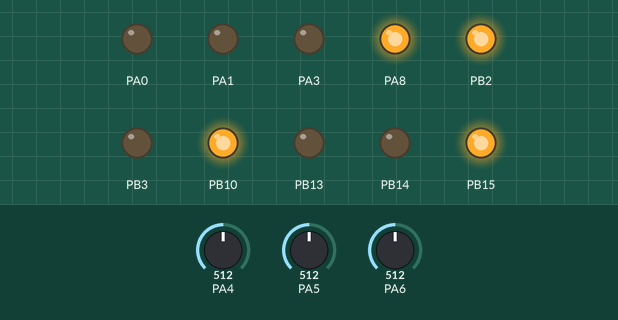
A sketch run on a simulated STM32 Blue Pill. On the bench: output pins drawn as LEDs (lit = HIGH). Inputs (shaded band) come from the test bench; at power-on: PA4 = 512, PA5 = 512, PA6 = 512.

Above: at 1.2 s.
1.3 s: PA4 set to 0
At 2.1 s:
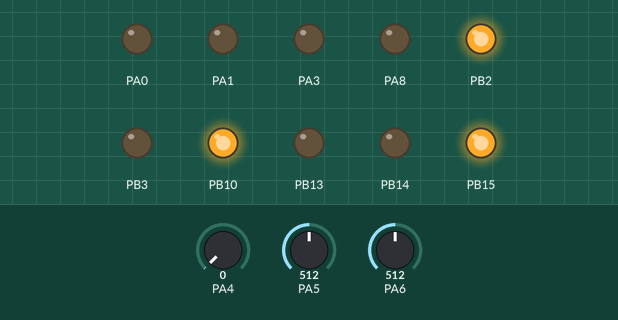
2.8 s: PA5 set to 0
At 3.3 s:
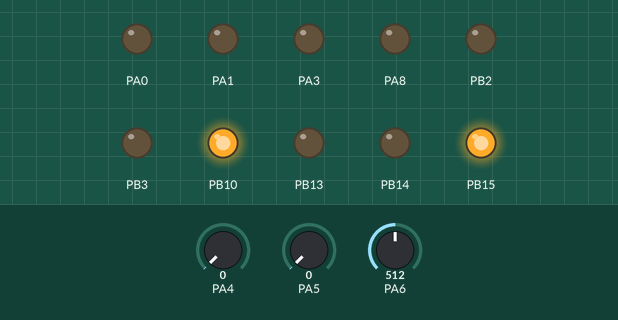
4.3 s: PA6 set to 0
At 5.5 s:
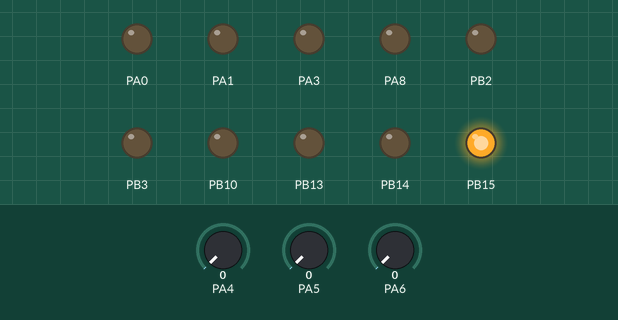
5.8 s: PA4 set to 60
At 6.8 s:
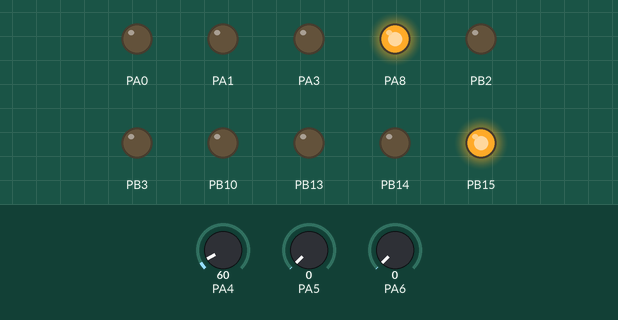
7.3 s: PA5 set to 60
At 7.9 s:
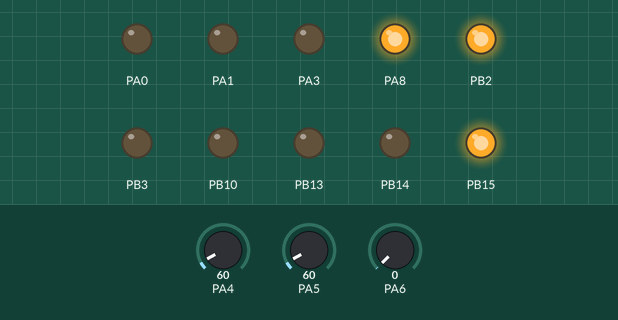
8.8 s: PA4 set to 0
At 9.1 s:
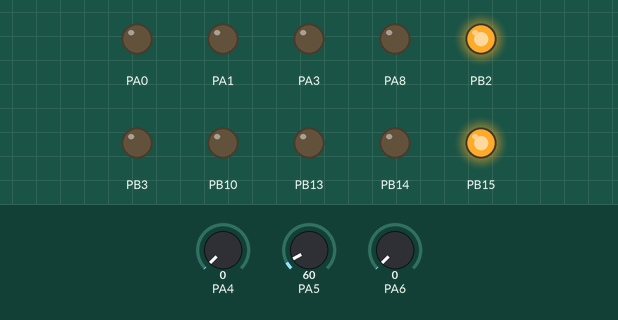
Timing chart, 0 to 11.3 s (numbered marks = the images above; inputs shaded):
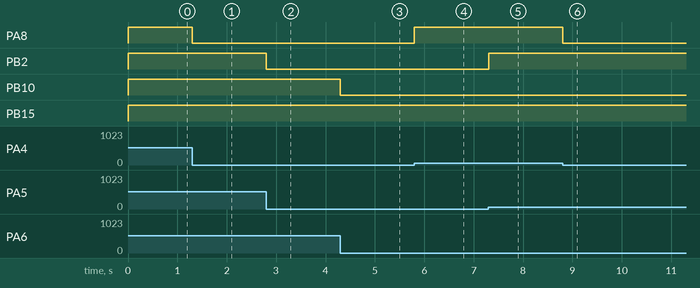

The sketch:

demo.ino
```cpp
#define INTIAL_SPEED 30

typedef enum MODES{
  STOP = 0,
  LEARN_WHITE,
  LEARN_BLACK,
  AUTO_CALIB,
  RUN
} MODES;

typedef struct Robot
{
  uint8_t PWM1_Pin;
  uint8_t PWM2_Pin;
  uint8_t PWM3_Pin;
  uint8_t PWM4_Pin;

  uint8_t BT1_Pin;
  uint8_t BT2_Pin;
  uint8_t BT3_Pin;

  uint8_t sensor[3];

  uint8_t R_LED_Pin;
  uint8_t G_LED_Pin;
  uint8_t B_LED_Pin;

  uint8_t BUZZER_Pin;
  uint8_t ADC_LED[3];

  uint8_t sensor_mask;
  uint16_t sensor_value[3];
  uint16_t white_buffer[3];
  uint16_t black_buffer[3];
  uint16_t v_compare[3];
  uint16_t calib_weight[3];

  uint8_t run_case;

  int16_t left_speed;
  int16_t right_speed;

  float kP;
  float kI;
  float kD;
  float error;
  float pre_error;
  float uP;
  float uI;
  float pre_uI;
  float uD;
  float u;
} Robot;
Robot SBLC;


void robot_setPin(Robot *robot,
            uint8_t PWM1_Pin,
            uint8_t PWM2_Pin,
            uint8_t PWM3_Pin,
            uint8_t PWM4_Pin,
            uint8_t BT1_Pin,
            uint8_t BT2_Pin,
            uint8_t BT3_Pin,
            uint8_t ADC1_Pin,
            uint8_t ADC2_Pin,
            uint8_t ADC3_Pin,
            uint8_t LED1_Pin,
            uint8_t LED2_Pin,
            uint8_t LED3_Pin,
            uint8_t R_LED_Pin,
            uint8_t G_LED_Pin,
            uint8_t B_LED_Pin,
            uint8_t BUZZER_Pin
            )
{
  robot -> PWM1_Pin = PWM1_Pin;
  robot -> PWM2_Pin = PWM2_Pin;
  robot -> PWM3_Pin = PWM3_Pin;
  robot -> PWM4_Pin = PWM4_Pin;

  robot -> BT1_Pin = BT1_Pin;
  robot -> BT2_Pin = BT2_Pin;
  robot -> BT3_Pin = BT3_Pin;

  robot -> sensor[0] = ADC1_Pin;
  robot -> sensor[1] = ADC2_Pin;
  robot -> sensor[2] = ADC3_Pin;

  robot -> ADC_LED[0] = LED1_Pin;
  robot -> ADC_LED[1] = LED2_Pin;
  robot -> ADC_LED[2] = LED3_Pin;

  robot -> R_LED_Pin = R_LED_Pin;
  robot -> G_LED_Pin = G_LED_Pin;
  robot -> B_LED_Pin = B_LED_Pin;

  robot -> BUZZER_Pin = BUZZER_Pin;

}

void robot_configPin(Robot *robot)
{
  // PWR->CSR &= ~PWR_CSR_EWUP;
  pinMode(robot -> PWM1_Pin, OUTPUT);
  pinMode(robot -> PWM2_Pin, OUTPUT);
  pinMode(robot -> PWM3_Pin, OUTPUT);
  pinMode(robot -> PWM4_Pin, OUTPUT);

  pinMode(robot -> BT1_Pin, INPUT);
  pinMode(robot -> BT2_Pin, INPUT);
  pinMode(robot -> BT3_Pin, INPUT);

  pinMode(robot -> sensor[0], INPUT_ANALOG);
  pinMode(robot -> sensor[1], INPUT_ANALOG);
  pinMode(robot -> sensor[2], INPUT_ANALOG);


  pinMode(robot -> ADC_LED[0], OUTPUT);
  pinMode(robot -> ADC_LED[1], OUTPUT);
  pinMode(robot -> ADC_LED[2], OUTPUT);

  pinMode(robot -> R_LED_Pin, OUTPUT);
  pinMode(robot -> G_LED_Pin, OUTPUT);
  pinMode(robot -> B_LED_Pin, OUTPUT);

  pinMode(robot -> BUZZER_Pin, OUTPUT);
}


void robot_init(Robot *robot)
{
  robot_setPin(robot,
               PA1,       // PWM1
               PA0,       // PWM2
               PA3,       // PWM3
               PA4,       // PWM4
               PA13,      // BT1
               PA7,       // BT2
               PB0,       // BT3
               PA6,       // ADC1
               PA5,       // ADC2
               PA4,       // ADC3
               PB10,      // LED1
               PB2,       // LED2
               PA8,       // LED3
               PB15,      // GREEN LED
               PB14,      // BLUE LED
               PB13,      // RED LED
               PB3        // BUZZER
               );
  robot_configPin(robot);
  robot_setPIDParams(robot, 0.01, 0, 0);
  // Serial.begin(9600);
}

void robot_setPIDParams(Robot *robot, float kP, float kI, float kD)
{
  robot -> kP = kP;
  robot -> kI = kI;
  robot -> kD = kD;
}

void robot_beepLong(Robot *robot, uint16_t delay_ms)
{
  digitalWrite(robot -> BUZZER_Pin, 1);
  delay(delay_ms);
  digitalWrite(robot -> BUZZER_Pin, 0);
}

void robot_setRGB(Robot *robot, uint8_t R, uint8_t G, uint8_t B)
{
  digitalWrite(robot -> R_LED_Pin, R);
  digitalWrite(robot -> G_LED_Pin, G);
  digitalWrite(robot -> B_LED_Pin, B);
}

void robot_setSpeed(Robot *robot, int16_t left_speed, int16_t right_speed)
{
  if(left_speed > 0)
  {
    analogWrite(robot -> PWM1_Pin, left_speed);
    analogWrite(robot -> PWM2_Pin, 0);
  }
  else if(left_speed < 0)
  {
    analogWrite(robot -> PWM1_Pin, 0);
    analogWrite(robot -> PWM2_Pin, abs(left_speed));
  }
  else
  {
    analogWrite(robot -> PWM1_Pin, 0);
    analogWrite(robot -> PWM2_Pin, 0);
  }
  if(right_speed > 0)
  {
    analogWrite(robot -> PWM3_Pin, right_speed);
    analogWrite(robot -> PWM4_Pin, 0);
  }
  else if(right_speed < 0)
  {
    analogWrite(robot -> PWM3_Pin, 0);
    analogWrite(robot -> PWM4_Pin, abs(right_speed));
  }
  else
  {
    analogWrite(robot -> PWM3_Pin, 0);
    analogWrite(robot -> PWM4_Pin, 0);
  }
}

void robot_readSensor(Robot *robot)
{
  for(uint8_t i = 0; i < 3; i++)
  {
    robot -> sensor_value[i] = analogRead(robot -> sensor[i]);
  }
  // Serial.print("S1: ");
  // Serial.print(robot -> sensor_value[0]);
  // Serial.print(" - S2: ");
  // Serial.print(robot -> sensor_value[1]);
  // Serial.print(" - S3: ");
  // Serial.println(robot -> sensor_value[2]);
}

void robot_learnWhite(Robot *robot)
{
  for(uint8_t i = 0; i < 3; i++)
  {
    robot -> white_buffer[i] = robot -> sensor_value[i];
  }
  for(uint8_t i = 0; i < 3; i++)
  {
    robot -> v_compare[i] = (robot -> white_buffer[i] + robot -> black_buffer[i]) / 2 + robot -> calib_weight[i];
  }
}

void robot_learnBlack(Robot *robot)
{
  for(uint8_t i = 0; i < 3; i++)
  {
    robot -> black_buffer[i] = robot -> sensor_value[i];
  }
  for(uint8_t i = 0; i < 3; i++)
  {
    robot -> v_compare[i] = (robot -> white_buffer[i] + robot -> black_buffer[i]) / 2 + robot -> calib_weight[i];
  }
}

uint8_t robot_getSensorMask(Robot *robot)
{
  uint8_t temp = 0;
  for(uint8_t i = 0; i < 3; i++)
  {
    temp <<= 1;
    if(robot -> sensor_value[i] > robot -> v_compare[i])
    {
      temp |= 0x01;
    }
    else
    {
      temp &= 0x06;
    }
  }
  return temp;
}

void robot_writeADCLED(Robot *robot, uint8_t sensor_mask)
{
  switch(sensor_mask)
  {
    case 0x01:
      digitalWrite(robot -> ADC_LED[0], 0);
      digitalWrite(robot -> ADC_LED[1], 0);
      digitalWrite(robot -> ADC_LED[2], 1);
      break;
    case 0x02:
      digitalWrite(robot -> ADC_LED[0], 0);
      digitalWrite(robot -> ADC_LED[1], 1);
      digitalWrite(robot -> ADC_LED[2], 0);
      break;
    case 0x03:
      digitalWrite(robot -> ADC_LED[0], 0);
      digitalWrite(robot -> ADC_LED[1], 1);
      digitalWrite(robot -> ADC_LED[2], 1);
      break;
    case 0x04:
      digitalWrite(robot -> ADC_LED[0], 1);
      digitalWrite(robot -> ADC_LED[1], 0);
      digitalWrite(robot -> ADC_LED[2], 0);
      break;
    case 0x05:
      digitalWrite(robot -> ADC_LED[0], 1);
      digitalWrite(robot -> ADC_LED[1], 0);
      digitalWrite(robot -> ADC_LED[2], 1);
      break;
    case 0x06:
      digitalWrite(robot -> ADC_LED[0], 1);
      digitalWrite(robot -> ADC_LED[1], 1);
      digitalWrite(robot -> ADC_LED[2], 0);
      break;
    case 0x07:
      digitalWrite(robot -> ADC_LED[0], 1);
      digitalWrite(robot -> ADC_LED[1], 1);
      digitalWrite(robot -> ADC_LED[2], 1);
      break;
    case 0x00:
      digitalWrite(robot -> ADC_LED[0], 0);
      digitalWrite(robot -> ADC_LED[1], 0);
      digitalWrite(robot -> ADC_LED[2], 0);
      break;
  }
}

void robot_autoCalib(Robot *robot)
{
  for(uint16_t i = 0; i < 30000; i++)
  {
    robot_setSpeed(robot, -30, 30);
    for(uint8_t i = 0; i < 3; i++)
    {
      if(analogRead(robot -> sensor[i]) > 2000)
      {
        robot -> black_buffer[i] = analogRead(robot -> sensor[i]);
      }
      else
      {
        robot -> white_buffer[i] = analogRead(robot -> sensor[i]);
      }
    }
  }
  for(uint8_t i = 0; i < 3; i++)
  {
    robot -> v_compare[i] = (robot -> white_buffer[i] + robot -> black_buffer[i]) / 2;
  }
  robot_setSpeed(robot, 0, 0);
}

void robot_buttonHandle(Robot *robot)
{
  if(!digitalRead(robot -> BT1_Pin))
  {
    robot -> run_case = LEARN_WHITE;
  }
  if(!digitalRead(robot -> BT2_Pin))
  {
    robot -> run_case = LEARN_BLACK;
  }
  if(!digitalRead(robot -> BT3_Pin))
  {
    robot -> run_case = RUN;
  }
}

void robot_PIDCalib(Robot *robot)
{
  robot -> error = analogRead(robot -> sensor[2]) - analogRead(robot -> sensor[0]);

  robot -> uP = robot -> kP * robot -> error;
  robot -> uI = robot -> pre_uI + robot -> kI * robot -> error;

  if(robot -> uI > 50) robot -> uI = 50;
  else if(robot -> uI < -50)  robot -> uI = -50;

  robot -> uD = robot -> kD * (robot -> pre_error - robot -> error);

  robot -> u = robot -> uP + robot -> uI + robot -> uD;

  if(robot -> u > 50) robot -> u = 50;
  else if(robot -> u < -50)  robot -> u = -50;

  robot -> pre_uI = robot -> uI;
  robot -> pre_error = robot -> error;

  robot -> left_speed = INTIAL_SPEED + robot -> u;
  robot -> right_speed = INTIAL_SPEED - robot -> u;
}

void robot_run(Robot *robot)
{
  switch(robot -> run_case)
  {
    case STOP:
      robot_readSensor(robot);
      robot_writeADCLED(robot, robot_getSensorMask(robot));
      robot_setRGB(robot, 1, 0, 0);
      robot_getSensorMask(robot);
      break;
    case LEARN_WHITE:
      robot_setRGB(robot, 1, 1, 0);
      robot_learnWhite(robot);
      robot -> run_case = STOP;
      break;
    case LEARN_BLACK:
      robot_setRGB(robot, 1, 1, 0);
      robot_learnBlack(robot);
      robot -> run_case = STOP;
      break;
    case RUN:
      robot_PIDCalib(robot);
      robot_setSpeed(robot, robot -> left_speed, robot -> right_speed);
      break;
  }
}

void setup() {
  // put your setup code here, to run once:
  robot_init(&SBLC);
}

void loop() {
  // put your main code here, to run repeatedly:
  robot_run(&SBLC);
}
```

Measured:
- after the input at 1.3 s, PA8: HIGH → LOW at once
- after the input at 2.8 s, PB2: HIGH → LOW at once
- after the input at 4.3 s, PB10: HIGH → LOW at once
- after the input at 5.8 s, PA8: LOW → HIGH at once
- after the input at 7.3 s, PB2: LOW → HIGH at once
- after the input at 8.8 s, PA8: HIGH → LOW at once
